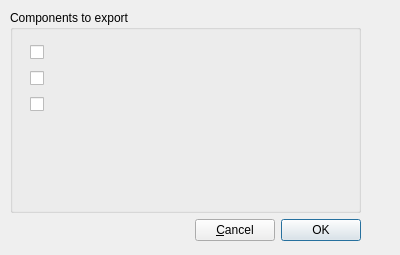
<?xml version="1.0" encoding="UTF-8"?>
<ui version="4.0">
 <class>exportDialog</class>
 <widget class="QDialog" name="exportDialog">
  <property name="geometry">
   <rect>
    <x>0</x>
    <y>0</y>
    <width>400</width>
    <height>255</height>
   </rect>
  </property>
  <property name="sizePolicy">
   <sizepolicy hsizetype="Preferred" vsizetype="Preferred">
    <horstretch>0</horstretch>
    <verstretch>0</verstretch>
   </sizepolicy>
  </property>
  <property name="windowTitle">
   <string>Export image components</string>
  </property>
  <widget class="QWidget" name="verticalLayoutWidget_2">
   <property name="geometry">
    <rect>
     <x>10</x>
     <y>10</y>
     <width>351</width>
     <height>231</height>
    </rect>
   </property>
   <layout class="QVBoxLayout" name="verticalLayout_2">
    <item>
     <widget class="QGroupBox" name="groupBox">
      <property name="title">
       <string>Components to export</string>
      </property>
      <widget class="QWidget" name="verticalLayoutWidget">
       <property name="geometry">
        <rect>
         <x>20</x>
         <y>30</y>
         <width>301</width>
         <height>80</height>
        </rect>
       </property>
       <layout class="QVBoxLayout" name="verticalLayout">
        <item>
         <widget class="QCheckBox" name="leftCheckBox">
          <property name="text">
           <string/>
          </property>
         </widget>
        </item>
        <item>
         <widget class="QCheckBox" name="rightCheckBox">
          <property name="text">
           <string/>
          </property>
         </widget>
        </item>
        <item>
         <widget class="QCheckBox" name="bothCheckBox">
          <property name="text">
           <string/>
          </property>
         </widget>
        </item>
       </layout>
      </widget>
     </widget>
    </item>
    <item>
     <layout class="QHBoxLayout" name="horizontalLayout">
      <item>
       <spacer name="horizontalSpacer">
        <property name="orientation">
         <enum>Qt::Horizontal</enum>
        </property>
        <property name="sizeHint" stdset="0">
         <size>
          <width>40</width>
          <height>20</height>
         </size>
        </property>
       </spacer>
      </item>
      <item>
       <widget class="QPushButton" name="cancelButton">
        <property name="text">
         <string>&amp;Cancel</string>
        </property>
       </widget>
      </item>
      <item>
       <widget class="QPushButton" name="okButton">
        <property name="text">
         <string>OK</string>
        </property>
        <property name="default">
         <bool>true</bool>
        </property>
       </widget>
      </item>
     </layout>
    </item>
   </layout>
  </widget>
 </widget>
 <resources/>
 <connections>
  <connection>
   <sender>cancelButton</sender>
   <signal>clicked()</signal>
   <receiver>exportDialog</receiver>
   <slot>reject()</slot>
   <hints>
    <hint type="sourcelabel">
     <x>270</x>
     <y>186</y>
    </hint>
    <hint type="destinationlabel">
     <x>273</x>
     <y>214</y>
    </hint>
   </hints>
  </connection>
  <connection>
   <sender>okButton</sender>
   <signal>clicked()</signal>
   <receiver>exportDialog</receiver>
   <slot>accept()</slot>
   <hints>
    <hint type="sourcelabel">
     <x>342</x>
     <y>186</y>
    </hint>
    <hint type="destinationlabel">
     <x>339</x>
     <y>213</y>
    </hint>
   </hints>
  </connection>
 </connections>
</ui>
